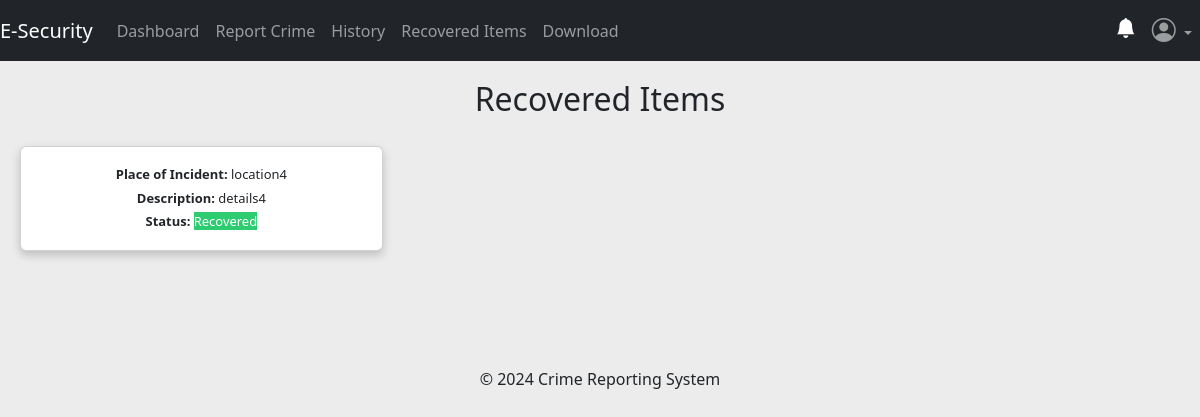
/users/recovered-items (signed in), run on an earlier commit of the app's database.
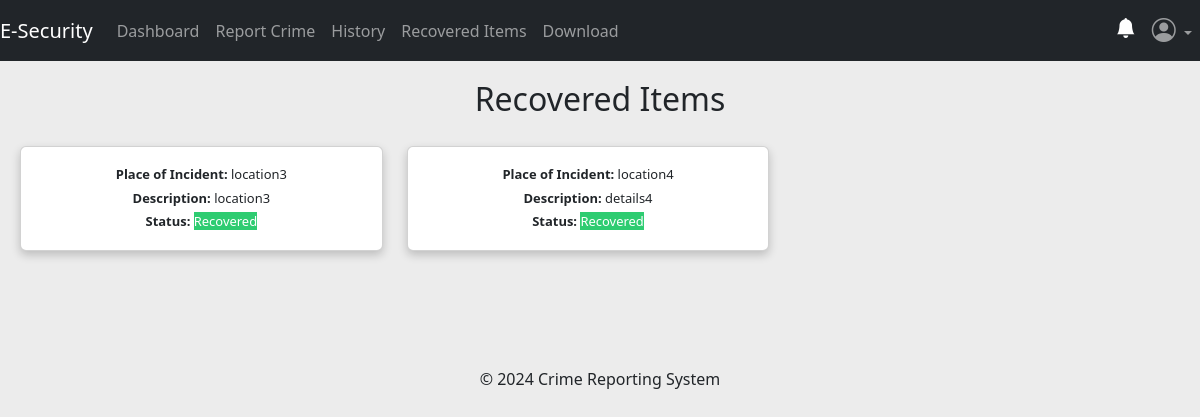
And on a later commit of the database.
### app/posts/models.py (models this page shows, shortened)
class Crime(db.Model, UserMixin):
    crime_id = db.Column(db.Integer, primary_key=True)
    date_of_incident = db.Column(db.String(10), nullable=False)
    issued_by = db.Column(db.String(20), nullable=True)
    time_of_incident = db.Column(db.String(10), nullable=False)
    phonenumber = db.Column(db.String(10), nullable=True)
    incident_location = db.Column(db.Text, nullable=False)
    incident_nature = db.Column(db.Text, nullable=False)
    incident_details = db.Column(db.Text, nullable=False)
    suspect_details = db.Column(db.Text, nullable=True)
    arrest_history = db.Column(db.Text, nullable=False)
    suspect_name = db.Column(db.String(10), nullable=True)
    comments = db.Column(db.Text, nullable=True)
    crime_status = db.Column(db.String(10), nullable=True)
    latitude = db.Column(db.Float)
    longitude = db.Column(db.Float)
    crime_file_upload = db.Column(db.Text, nullable=True)
    crime_file_name = db.Column(db.Text, nullable=True)
    crime_mimetype = db.Column(db.Text, nullable=True)
    date_crime_received = db.Column(db.DateTime(timezone=True), nullable=False, default=func.now())
    reporter_id = db.Column(db.Integer, db.ForeignKey('user.id'))

### app/users/routes.py (the view)
@users.route('/users/recovered-items')
@login_required
def recovered():
    try:
        recovered_crimes = Crime.query.filter_by(crime_status='Recovered').all()
    except:
        flash("An error occurred while fetching crime details. Please try again later.", "error")
        return redirect(url_for('users.recovered'))
    return render_template('user/recovered_items.html', recovered_crimes=recovered_crimes)

### app/__init__.py (called while the page is built)
@login_manager.user_loader
def load_user(user_id):
    return models.User.query.get(user_id)

### app/templates/user/recovered_items.html (shortened to what this page needs)
{% extends 'user/base.html' %}
{% block content %}
<h2 style="text-align: center;">Recovered Items</h2>
{% if recovered_crimes %}
      <div class="row">
        {% for crime in recovered_crimes %}
          <div class="col-lg-4 col-md-6 col-sm-12">
            <div class="card mb-4 reduced-card-size">
              <div class="card-body">
                <h5 class="card-text"><strong>Place of Incident:</strong> {{ crime.incident_location }}</h5>
                <h5 class="card-text"><strong>Description:</strong> {{ crime.incident_details }}</h5>
                <h5 class="card-text"><strong>Status:</strong>
                  <span class="status status-recovered">{{ crime.crime_status }}</span>
                </h5>
              </div>
            </div>
          </div>
        {% endfor %}
      </div>
{% endif %}
{% endblock %}

What changed in the data, as far as the page shows it:
now on this page (row edited): Crime: incident_location "location3", incident_details "location3", crime_status "Recovered"
